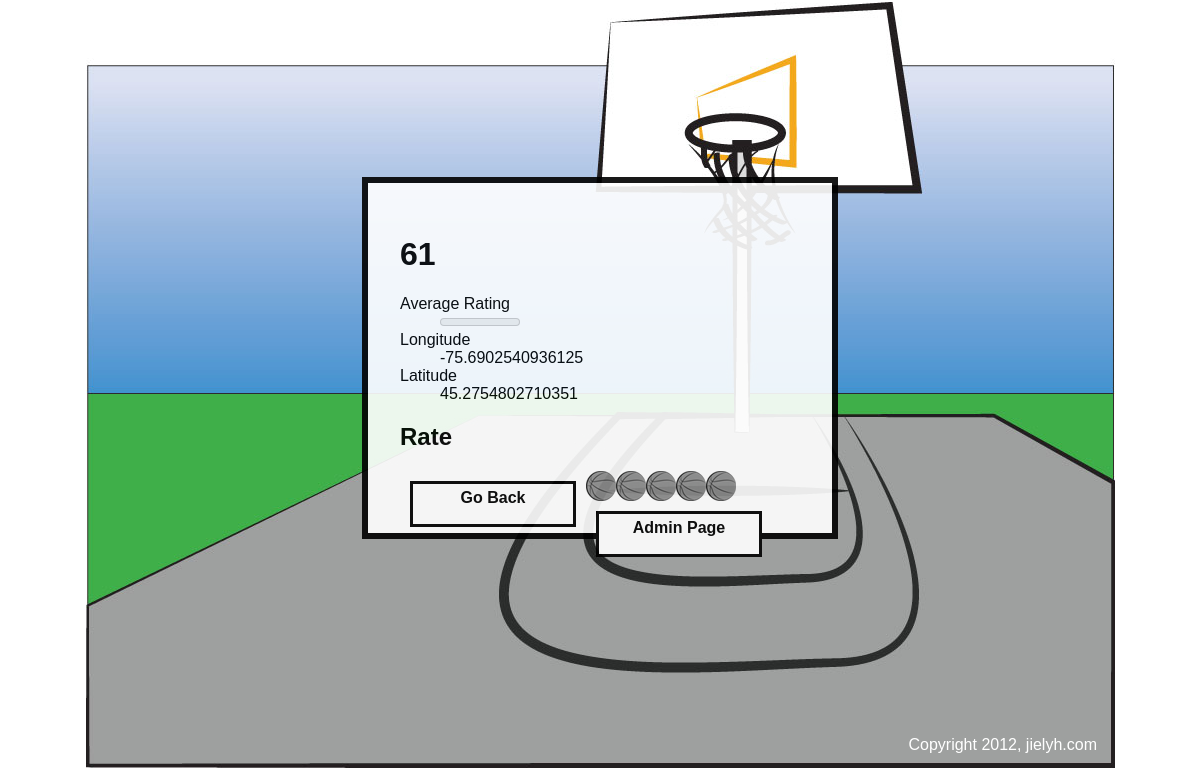
The page /single.php?id=61 on the database its author committed.
### tables this page shows
CREATE TABLE IF NOT EXISTS `open_data_app` (
  `id` int(255) NOT NULL AUTO_INCREMENT,
  `name` varchar(200) NOT NULL,
  `address` varchar(200) NOT NULL,
  `longitude` double NOT NULL,
  `latitude` double NOT NULL,
  `rate_count` int(11) NOT NULL,
  `rate_total` int(11) NOT NULL,
  PRIMARY KEY (`id`)
);

### www/single.php (the view, shortened to what this page needs)
<?php
$id = filter_input(INPUT_GET, 'id', FILTER_SANITIZE_NUMBER_INT);
require_once 'includes/db.php';
$sql = $db->prepare('
	SELECT id, longitude, latitude, rate_count, rate_total
	FROM open_data_app
	WHERE id = :id
');
$sql->bindValue(':id', $id, PDO::PARAM_INT);
$sql->execute();
$results = $sql->fetch();
if ($results['rate_count'] > 0) {
	$rating = round($results['rate_total'] / $results['rate_count']);
} else {
	$rating = 0;
}
$cookie = get_rate_cookie();
?><!DOCTYPE HTML>
<html>
<head>
    <link href="css/public.css" rel="stylesheet">
</head>
<body>
	<div class="insingle">
        <h1><?php echo $results['id']; ?></h1>
        <dl>
		<dt>Average Rating</dt><dd><meter value="<?php echo $rating; ?>" min="0" max="5"><?php echo $rating; ?> out of 5</meter></dd>
		<dt>Longitude</dt><dd><?php echo $results['longitude']; ?></dd>
		<dt>Latitude</dt><dd><?php echo $results['latitude']; ?></dd>
	</dl>
	<?php if (isset($cookie[$id])) : ?>
	<h2>Your rating</h2>
	<ol class="rater rater-usable">
		<?php for ($i = 1; $i <= 5; $i++) : ?>
			<?php $class = ($i <= $cookie[$id]) ? 'is-rated' : ''; ?>
			<li class="rater-level <?php echo $class; ?>"></li>
		<?php endfor; ?>
	</ol>
	<?php else : ?>
	<h2>Rate</h2>
	<ol class="rater rater-usable">
		<?php for ($i = 1; $i <= 5; $i++) : ?>
		<li class="rater-level"><a href="rate.php?id=<?php echo $results['id']; ?>&rate=<?php echo $i; ?>"></a></li>
		<?php endfor; ?>
	</ol>
    <?php endif; ?>
        <div class="login buttons-css">
        	<a href="index.php">Go Back</a>
    	</div>
        <div class="login buttons-css">
        	<a href="admin/index.php">Admin Page</a>
    	</div>
    </div>
    <footer>Copyright 2012, jielyh.com</footer>
</body>
</html>

### www/css/public.css (style rules this page uses)
body { width: 1024px; height: 768px; margin: 0 auto; padding: 1px; font-family:Tahoma, Geneva, sans-serif; background:url(../images/background.jpg) no-repeat center center; position:relative; }
.buttons-css { margin: 10px;; padding:5px; border: 3px solid #000; width: 150px; height: 30px; background-color: #FFF; text-align:center; font-weight:bold; }
.buttons-css a { color: #000; text-decoration: none; }
.rater { display: inline-block; margin: 0; padding: 0; vertical-align: middle; list-style-type: none; line-height: 1; }
.rater-level { float: left; height:30px; width: 30px; background:url(../images/rate1.png) no-repeat; color: #666; }
.rater-level a, .rater-level a:link, .rater-level a:visited { color: #666; text-decoration: none; display: inline-block; width: 30px; height: 30px; }
.login { float: left; }
.insingle { border: 6px solid #000; background-color:#FFFFFF; padding: 2em; opacity: 0.9; width: 400px; margin: 0 auto; margin-top: 11em; }
footer { position: absolute; bottom: 1em; right: 1em; color: #FFF; }

### rows shown on the page
open_data_app: id "61", longitude "-75.6902540936125", latitude "45.2754802710351"
